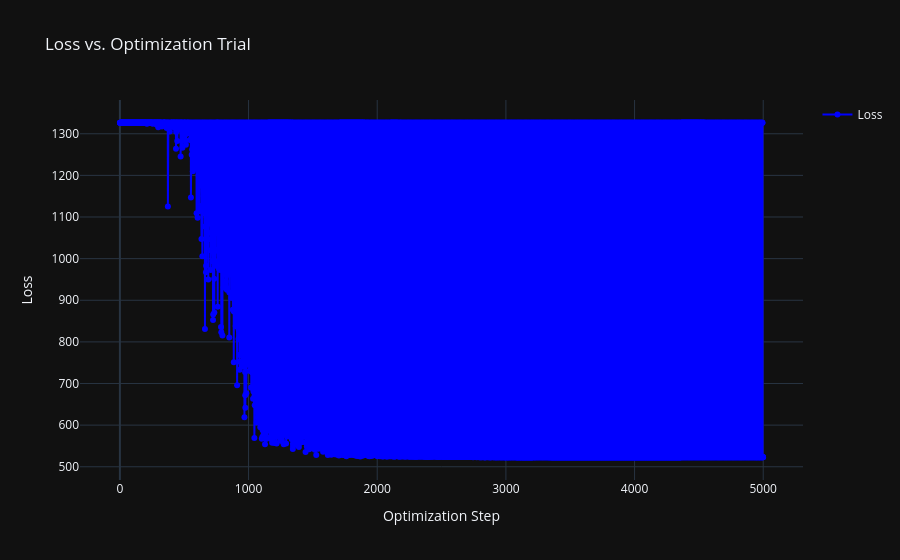

This figure's notebook cell:
### Code cell
ng_wrapper.create_experiment(budget=5000)
ng_wrapper.optimize(include_mag_loss=False, include_phase_loss=True, render_optimization_trace=True)

### Figure 1 — Plotly figure (JSON) as saved in the notebook; plotly's stock layout.template omitted (floating-point values rounded to 4 significant figures; data arrays with more than 128 entries replaced by an {"elided": "..."} marker saying what was removed)
{"data": [{"line": {"color": "blue", "width": 2}, "mode": "markers+lines", "name": "Loss", "type": "scatter", "x": {"elided": "5000 int values"}, "y": {"elided": "5000 float values"}}], "layout": {"showlegend": true, "title": {"text": "Loss vs. Optimization Trial"}, "xaxis": {"title": {"text": "Optimization Step"}}, "yaxis": {"title": {"text": "Loss"}}}}
